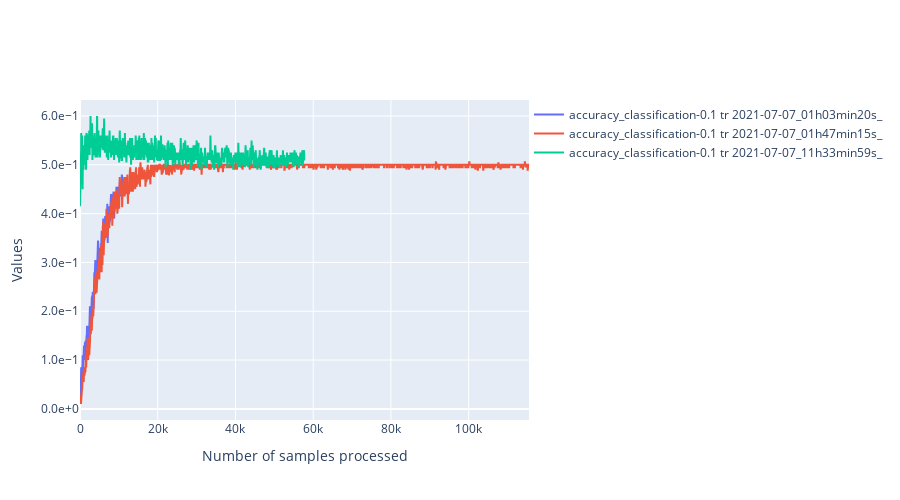

This figure's notebook cell:
### Code cell
filtered_dataframe = data.df
import ipywidgets as widgets
class PersoToggleButton(widgets.ToggleButton):
    def __init__(self,name=None,*args,**kargs):
        super(PersoToggleButton, self).__init__(*args,**kargs)
        self.name = name

compute_width = lambda value:f"{max(len(str(value)) * 12, 60) + 20}px"
list_vertical_widgets = []
dico_changing_widgets_metadata = {}
list_changing_widgets_metrics = []
list_changing_widgets_tr_valid = []
# Widgets for the metadata ------------------------------------------------------------------
label_metadata_filter = "Metadata"
llocalvertwidgets = []
dico_changing_widgets_reorganized = {"metadata":{},"metrics":{},"mode":{}}
for metadata_name in df.columns:

    if metadata_name == "folder_id":
        continue
    possible_values = df[metadata_name].unique()
    label = widgets.Label(metadata_name)
    dico_changing_widgets_reorganized["metadata"][metadata_name] = {str(value):PersoToggleButton(
        value=True,
        description=str(value),
        disabled=False,
        button_style='', # 'success', 'info', 'warning', 'danger' or ''
        tooltip='',
        icon='check',
        layout = widgets.Layout(width = compute_width(value), margin='0px 0px 0px 0px'),
        name="metadata|"+metadata_name
    ) for value in possible_values}

    possibilities = list(dico_changing_widgets_reorganized["metadata"][metadata_name].values())
    dico_changing_widgets_metadata[metadata_name] = possibilities
    box = widgets.HBox(layout=widgets.Layout(width='100%',display='inline-flex',flex_flow='row wrap'),width='100%')
    box.overflow_x = 'auto'
    box.children = [label]+possibilities
    llocalvertwidgets.append(box)

box = widgets.VBox(width='100%')
box.children = llocalvertwidgets
list_vertical_widgets.append(box)
# Widgets to select metrics ---------------------------------------------------------------
label_metrics_filter = "Metrics"
dico_changing_widgets_reorganized["metrics"] = {str(metric_name):PersoToggleButton(
        value=True,
        description=metric_name,
        disabled=False,
        button_style='', # 'success', 'info', 'warning', 'danger' or ''
        tooltip='',
        icon='check',
        layout = widgets.Layout(width = compute_width(metric_name), margin='0px 0px 0px 0px'),
        name="metrics"
    )
    for metric_name in available_metrics}
possibilities = list(dico_changing_widgets_reorganized["metrics"].values())
list_changing_widgets_metrics = possibilities
box = widgets.HBox(layout=widgets.Layout(width='100%',display='inline-flex',flex_flow='row wrap'),width='100%')
box.overflow_x = 'auto'
box.children = possibilities
list_vertical_widgets.append(box)

# widgets to select tr or valid ----------------------------------------------------------
label_tr_valid_filter = "Mode_of_training"
possibilities = [PersoToggleButton(
        value=True,
        description=mode,
        disabled=False,
        button_style='', # 'success', 'info', 'warning', 'danger' or ''
        tooltip='',
        icon='check',
        layout = widgets.Layout(width = compute_width(mode), margin='0px 0px 0px 0px'),
        name="mode"
    )
    for mode in ["tr","valid"]]
list_changing_widgets_tr_valid = possibilities
box = widgets.HBox(layout=widgets.Layout(width='100%',display='inline-flex',flex_flow='row wrap'),width='100%')
box.overflow_x = 'auto'
box.children = possibilities
list_vertical_widgets.append(box)

titles = ["Metadata", "Metrics","Mode_of_training"]
l = []
for i,[item,title] in enumerate((zip(list_vertical_widgets,titles))):
    accordion = widgets.Accordion(children=[item],titles=(title,))
    accordion.set_title(0,title)
    accordion.selected_index = 0
    if i == 0:
        accordion.selected_index = None
    l.append(accordion)
# widget for moving average
moving_average = widgets.IntText(
    value=100,
    description='mean_window',
    disabled=False
)
# widget to toggle log scale for the y axis
y_log_scale = widgets.ToggleButton(
        value=True,
        description="logy",
        disabled=False,
        button_style='', # 'success', 'info', 'warning', 'danger' or ''
        tooltip='',
        icon='check',
        layout = widgets.Layout(width = compute_width("logy"), margin='0px 0px 0px 0px')
    )

global_box = widgets.VBox(l+[moving_average,y_log_scale])

# Handlers --------------------------------------------------------------------------------------
from IPython.display import display,clear_output
import plotly.graph_objects as go
import main.src.analysis.tools as tls

def filter_metrics(runs):
    global states
    new_dico = {}
    for f,dico in dico_metrics.items():
        if f not in runs:
            continue
        new_dico[f] = {}
        for metric_name,list_values in dico.items():
            if states["metrics"][metric_name] is True:
                new_dico[f][metric_name] = list_values
    return new_dico
def plot(dico_vals,filtered_dataframe):
    global states
    import numpy as np
    list_scatters = []
    import matplotlib.pyplot as plt
    for run,dico_metrics in dico_vals.items():
        line_dataframe = filtered_dataframe[filtered_dataframe["folder_id"] == run]
        batch_size_tr = line_dataframe["tr_batch_size"].values[0]
        batch_size_valid = line_dataframe["valid_batch_size"].values[0]
        for metric_name,metric_values in dico_metrics.items():
            if metric_name == "loss":
                metric_name = "loss_"+filtered_dataframe[filtered_dataframe["folder_id"] == run]["loss"].values[0]
                access_name = "_loss"
            else:
                access_name = "_values"
            global states
            for mode,state in states["mode"].items():
                if state is False:
                    continue
                batch_size = batch_size_tr if mode == "tr" else batch_size_valid
                if "loss" in metric_name:
                    access_name1 = "attr_"+mode+access_name
                else:
                    access_name1 = mode + access_name
                v = metric_values[access_name1]
                window = int(moving_average.value/batch_size)
                new_values = []
                for i in range(len(v)-window):
                    new_values.append(np.mean(v[i:min(i+window,len(v))]))
                v = np.array(new_values)
                x = np.arange(0,v.shape[0]) * batch_size
                x = pd.Series(x)
                v = pd.Series(v)
                graph = go.Scatter(x=x,y=v,mode='lines',name=f"{metric_name} {mode} {run}",
                                   hovertemplate='Sample n°: %{x}'+f'<br>{metric_name} {mode}<br>{run}:'+' %{y}')
                list_scatters.append(graph)
    plt.clf()
    fig = go.Figure(
        data=list_scatters,
        layout=go.Layout(
            title=go.layout.Title(text=""),
            xaxis_title="Number of samples processed",
            yaxis_title="Values",
            legend=dict(
                orientation="h",
                y=1,
                x=1
            ),
            yaxis={'tickformat':'.1e',},
            width=900,
            height = 500
        ),
    )
    if states["others"]["logy"] is True:
        fig.update_yaxes(type="log")
    clear_output()
    display(global_box)
    fig.show()
states = {"others":{"mean_window":moving_average.value,"logy":False},
          "mode":{"tr":False,"valid":False},
          "metrics":{k:False for k in available_metrics},
          "metadata":{k:{
              str(k1):False for k1 in df[k].unique()
          } for k in df.columns}
          }
def handler(v):
    global query
    if v["name"] == "disabled":
        return
    global states
    try:
        name = "others"
        try:
            name = v["owner"].name
        except:
            pass
        name = name.split("|")
        try:
            new_val = not(v["new"]["value"])
        except:
            new_val = not(v["new"])
    except Exception as e:
        return
    if len(name) == 2:
        states[name[0]][name[1]][v["owner"].description] = not(states[name[0]][name[1]][v["owner"].description])
    else:
        states[name[0]][v["owner"].description] = not(states[name[0]][v["owner"].description])
    runs = filtered_dataframe["folder_id"].unique()
    dico_vals = filter_metrics(runs)
    plot(dico_vals,filtered_dataframe)
    try:
        print(dico_vals['2021-06-20_17h39min55s_']["mae"])
    except:
        pass
    print(metric_name)

for name,liste_w in dico_changing_widgets_metadata.items():
    for w in liste_w:
        w.observe(handler)
for w in list_changing_widgets_metrics:
    w.observe(handler)
list_changing_widgets_metrics[-1].value = True
for w in list_changing_widgets_tr_valid:
    w.observe(handler)
for w in [moving_average,y_log_scale]:
    w.observe(handler)
global_box

### Figure 1 — Plotly figure (JSON) as saved in the notebook; plotly's stock layout.template omitted (floating-point values rounded to 4 significant figures; data arrays with more than 128 entries replaced by an {"elided": "..."} marker saying what was removed)
{"data": [{"hovertemplate": "Sample n°: %{x}<br>accuracy_classification-0.1 tr<br>2021-07-07_01h03min20s_: %{y}", "mode": "lines", "name": "accuracy_classification-0.1 tr 2021-07-07_01h03min20s_", "type": "scatter", "x": {"elided": "1146 int values"}, "y": {"elided": "1146 float values"}}, {"hovertemplate": "Sample n°: %{x}<br>accuracy_classification-0.1 tr<br>2021-07-07_01h47min15s_: %{y}", "mode": "lines", "name": "accuracy_classification-0.1 tr 2021-07-07_01h47min15s_", "type": "scatter", "x": {"elided": "11553 int values"}, "y": {"elided": "11553 float values"}}, {"hovertemplate": "Sample n°: %{x}<br>accuracy_classification-0.1 tr<br>2021-07-07_11h33min59s_: %{y}", "mode": "lines", "name": "accuracy_classification-0.1 tr 2021-07-07_11h33min59s_", "type": "scatter", "x": {"elided": "5771 int values"}, "y": {"elided": "5771 float values"}}], "layout": {"height": 500, "legend": {"orientation": "h", "x": 1, "y": 1}, "title": {"text": ""}, "width": 900, "xaxis": {"title": {"text": "Number of samples processed"}}, "yaxis": {"tickformat": ".1e", "title": {"text": "Values"}}}}
